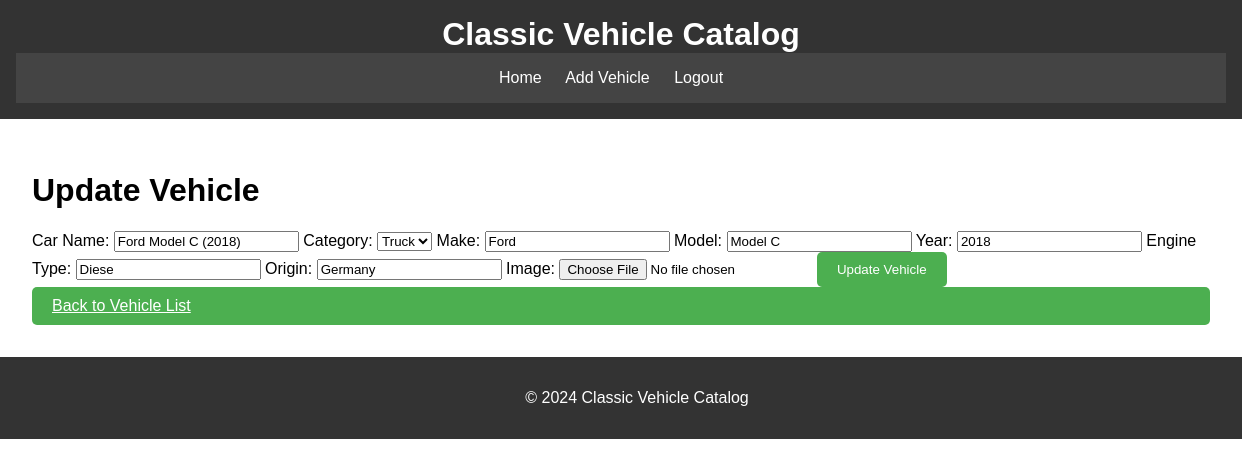
Page /update/5 (signed in) on the committed database.
### tables this page shows
CREATE TABLE vehicles (
    id INTEGER PRIMARY KEY AUTOINCREMENT,
    car_name TEXT NOT NULL,
    category TEXT NOT NULL,
    make TEXT NOT NULL,
    model TEXT NOT NULL,
    year INTEGER NOT NULL,
    engine_type TEXT NOT NULL,
    origin TEXT NOT NULL,
    image_file_path TEXT
);

### app.py (the view, shortened to what this page needs)
@app.route('/update/<int:vehicle_id>', methods=['GET', 'POST'])
@login_required
def update_vehicle(vehicle_id):
    cursor = get_db().cursor()
    cursor.execute("SELECT * FROM vehicles WHERE id = ?", (vehicle_id,))
    vehicle = cursor.fetchone()
    if vehicle is None:
        flash('Vehicle not found!', 'danger')
        return redirect(url_for('index'))
    return render_template('update_vehicle.html', vehicle=vehicle)

### app.py (called while the page is built)
def get_db():
    if 'sqlite_db' not in g:
        g.sqlite_db = sqlite3.connect('vehicles.db')
        g.sqlite_db.row_factory = sqlite3.Row
    return g.sqlite_db

@login_manager.user_loader
def load_user(user_id):
    cursor = get_db().cursor()
    cursor.execute("SELECT * FROM users WHERE id = ?", (user_id,))
    user = cursor.fetchone()
    if user:
        return User(user[0], user[1], user[2])
    return None

### templates/update_vehicle.html (shortened to what this page needs)
{% extends "base.html" %}
{% block content %}
<h1>Update Vehicle</h1>
<form method="post" action="/update/{{ vehicle[0] }}" enctype="multipart/form-data">
    <label for="car_name">Car Name:</label>
    <input type="text" name="car_name" id="car_name" value="{{ vehicle[1] }}" required>
    <label for="category">Category:</label>
    <select name="category" id="category">
        <option value="Truck" {% if vehicle[2] == 'Truck' %}selected{% endif %}>Truck</option>
    </select>
    <label for="make">Make:</label>
    <input type="text" name="make" id="make" value="{{ vehicle[3] }}" required>
    <label for="model">Model:</label>
    <input type="text" name="model" id="model" value="{{ vehicle[4] }}" required>
    <label for="year">Year:</label>
    <input type="number" name="year" id="year" value="{{ vehicle[5] }}" required>
    <label for="engine_type">Engine Type:</label>
    <input type="text" name="engine_type" id="engine_type" value="{{ vehicle[6] }}" required>
    <label for="origin">Origin:</label>
    <input type="text" name="origin" id="origin" value="{{ vehicle[7] }}" required>
    <label for="image">Image:</label>
    <input type="file" name="image" id="image" accept="image/*">
    <button type="submit" class="button">Update Vehicle</button>
</form>
<a href="/" class="button">Back to Vehicle List</a>
{% endblock %}

### static/styles.css (style rules this page uses)
body { font-family: Arial, sans-serif; margin: 0; padding: 0; }
.button { background-color: #4CAF50; color: #fff; padding: 10px 20px; border: none; border-radius: 5px; cursor: pointer; }

### rows in the picture
vehicles: car_name "Ford Model C (2018)", category "Truck", make "Ford", model "Model C", year "2018", engine_type "Diese", origin "Germany"
